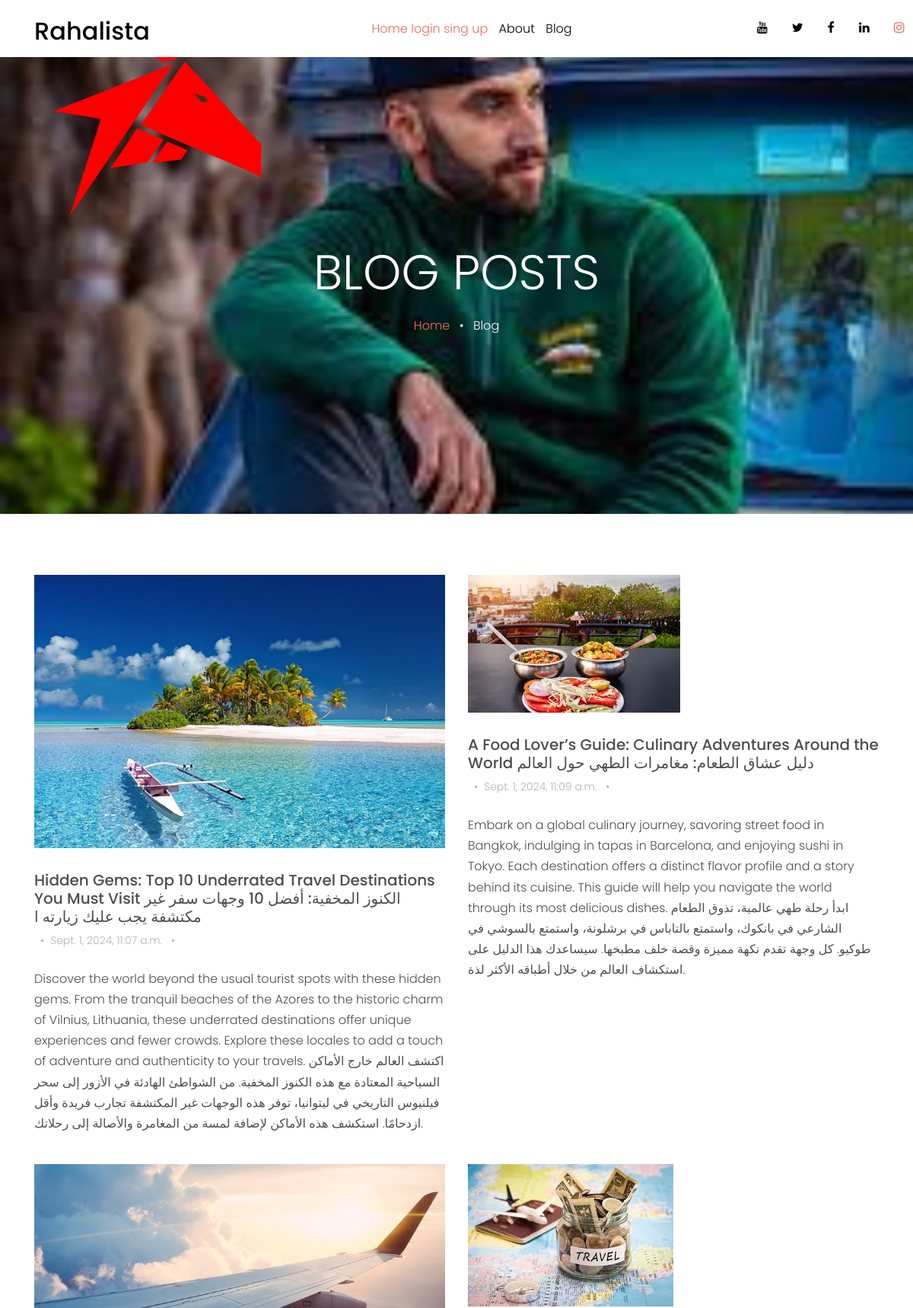
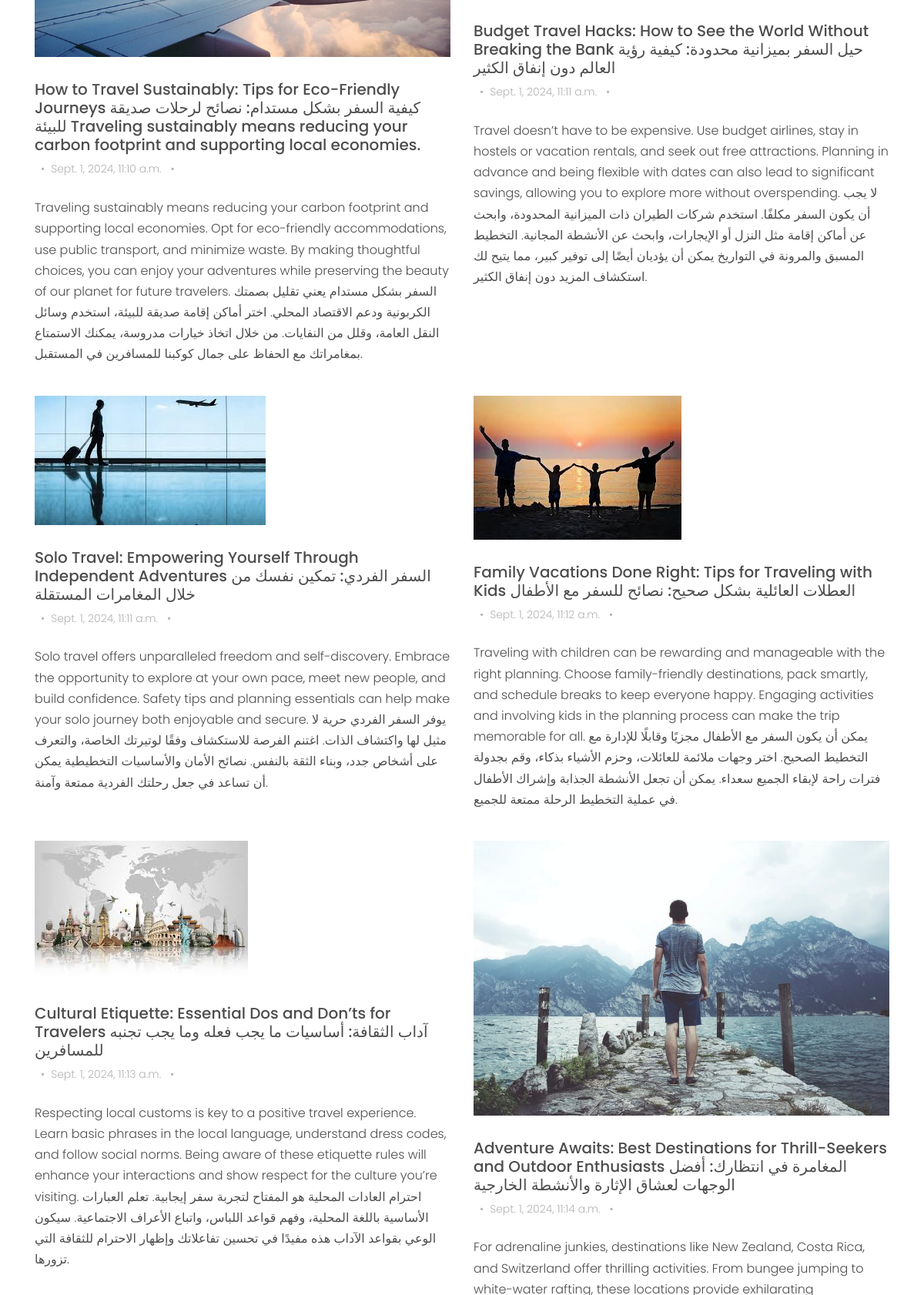
Screenshot of /blogs (upper part) with the database file from the repository (2 pictures, top to bottom).
### core/models.py (models this page shows, shortened)
class blog(models.Model):
    title = models.CharField(max_length=200)
    content = models.TextField()
    date_posted = models.DateTimeField(auto_now_add=True)
    image = models.ImageField(upload_to='blog_images/', blank=True, null=True)
    class Meta:
        get_latest_by = 'date_posted'

### core/views.py (the view)
# urls.py: path('blogs',all_blogs,name='all_blogs'),
def all_blogs(request):
    blogs=blog.objects.all()
    context={
       'blogs':blogs
    }
    return render(request,'home/blog.html',context)

### templates/home/blog.html
{% extends "base.html" %}
{% block content %}
    <div class="site-blocks-cover inner-page-cover" style="background-image: url(static/images/H2.png);" data-aos="fade" data-stellar-background-ratio="0.5">
        <div class="container">
          <div class="row align-items-center justify-content-center text-center">
            <div class="col-md-8" data-aos="fade-up" data-aos-delay="400">
              <h1 class="text-white font-weight-light">Blog Posts</h1>
              <div><a href="/">Home</a> <span class="mx-2 text-white">&bullet;</span> <span class="text-white">Blog</span></div>
            </div>
          </div>
        </div>
    </div>
    <div class="site-section">
      <div class="container">
        <div class="row mb-3 align-items-stretch">
          {% for b in blogs %}
          <div class="col-md-6 col-lg-6 mb-4 mb-lg-4">
            <div class="h-entry">
              <img src="{{b.image.url}}" alt="Image" class="img-fluid">
              <h2 class="font-size-regular">{{b.title}}</h2>
              <div class="meta mb-4"><span class="mx-2">&bullet;</span>{{b.date_posted}} <span class="mx-2">&bullet;</span></div>
              <p>{{b.content}}</p>
            </div>
          </div>
          {% endfor %}
        </div>
      </div>
    </div>
  {% endblock %}

### static/css/style.css (style rules this page uses)
body { line-height: 1.7; color: #4d4d4d; font-weight: 300; font-size: 1rem; }
a { -webkit-transition: .3s all ease; -o-transition: .3s all ease; transition: .3s all ease; }
h1, h2, h3, h4, h5, .h1, .h2, .h3, .h4, .h5 { font-family: "Poppins", -apple-system, BlinkMacSystemFont, "Segoe UI", Roboto, "Helvetica Neue", Arial, sans-serif, "Apple Color Emoji", "Segoe UI Emoji", "Segoe UI Symbol", "Noto Color Emoji"; }
.site-section { padding: 2.5em 0; }
@media (min-width: 768px) { .site-section { padding: 5em 0; } }
.site-blocks-cover { background-size: cover; background-repeat: no-repeat; background-position: top; background-position: center center; }
.site-blocks-cover, .site-blocks-cover .row { min-height: 600px; height: calc(100vh - 73px); }
.site-blocks-cover.inner-page-cover, .site-blocks-cover.inner-page-cover .row { min-height: 600px; height: calc(30vh); }
.site-blocks-cover h1 { text-transform: uppercase; font-size: 4rem; font-weight: 900; color: #fff; line-height: 1.5; }
.h-entry img { margin-bottom: 30px; }
.h-entry .meta { color: #b3b3b3; font-size: 14px; }
.h-entry h2 { font-size: 20px; }

### rows the page displays
blog: image (picture), title "Hidden Gems: Top 10 Underrated Travel Destinations You Must Visit الكنوز المخفية: أفضل 10 وجهات سفر غير مكتشفة يجب عليك زيارته ا", date_posted "Sept. 1, 2024, 11:07 a.m.", content "Discover the world beyond the usual tourist spots with these hidden gems. From the tranquil beaches of the Azores to the historic charm of Vilnius, Lithuania, these underrated destinations offer unique experiences and fewer crowds. Explore these locales to add a touch of adventure and authenticity to your travels. اكتشف العالم خارج الأماكن السياحية المعتادة مع هذه الكنوز المخفية. من الشواطئ الهادئة في الأزور إلى سحر فيلنيوس التاريخي في ليتوانيا، توفر هذه الوجهات غير المكتشفة تجارب فريدة وأقل ازدحامًا. استكشف هذه الأماكن لإضافة لمسة من المغامرة والأصالة إلى رحلاتك."
blog: image (picture), title "A Food Lover’s Guide: Culinary Adventures Around the World دليل عشاق الطعام: مغامرات الطهي حول العالم", date_posted "Sept. 1, 2024, 11:09 a.m.", content "Embark on a global culinary journey, savoring street food in Bangkok, indulging in tapas in Barcelona, and enjoying sushi in Tokyo. Each destination offers a distinct flavor profile and a story behind its cuisine. This guide will help you navigate the world through its most delicious dishes. ابدأ رحلة طهي عالمية، تذوق الطعام الشارعي في بانكوك، واستمتع بالتاباس في برشلونة، واستمتع بالسوشي في طوكيو. كل وجهة تقدم نكهة مميزة وقصة خلف مطبخها. سيساعدك هذا الدليل على استكشاف العالم من خلال أطباقه الأكثر لذة."
blog: image (picture), title "How to Travel Sustainably: Tips for Eco-Friendly Journeys كيفية السفر بشكل مستدام: نصائح لرحلات صديقة للبيئة Traveling sustainably means reducing your carbon footprint and supporting local economies.", date_posted "Sept. 1, 2024, 11:10 a.m.", content "Traveling sustainably means reducing your carbon footprint and supporting local economies. Opt for eco-friendly accommodations, use public transport, and minimize waste. By making thoughtful choices, you can enjoy your adventures while preserving the beauty of our planet for future travelers. السفر بشكل مستدام يعني تقليل بصمتك الكربونية ودعم الاقتصاد المحلي. اختر أماكن إقامة صديقة للبيئة، استخدم وسائل النقل العامة، وقلل من النفايات. من خلال اتخاذ خيارات مدروسة، يمكنك الاستمتاع بمغامراتك مع الحفاظ على جمال كوكبنا للمسافرين في المستقبل."
blog: image (picture), title "Budget Travel Hacks: How to See the World Without Breaking the Bank حيل السفر بميزانية محدودة: كيفية رؤية العالم دون إنفاق الكثير", date_posted "Sept. 1, 2024, 11:11 a.m.", content "Travel doesn’t have to be expensive. Use budget airlines, stay in hostels or vacation rentals, and seek out free attractions. Planning in advance and being flexible with dates can also lead to significant savings, allowing you to explore more without overspending. لا يجب أن يكون السفر مكلفًا. استخدم شركات الطيران ذات الميزانية المحدودة، وابحث عن أماكن إقامة مثل النزل أو الإيجارات، وابحث عن الأنشطة المجانية. التخطيط المسبق والمرونة في التواريخ يمكن أن يؤديان أيضًا إلى توفير كبير، مما يتيح لك استكشاف المزيد دون إنفاق الكثير."
blog: image (picture), title "Solo Travel: Empowering Yourself Through Independent Adventures السفر الفردي: تمكين نفسك من خلال المغامرات المستقلة", date_posted "Sept. 1, 2024, 11:11 a.m.", content "Solo travel offers unparalleled freedom and self-discovery. Embrace the opportunity to explore at your own pace, meet new people, and build confidence. Safety tips and planning essentials can help make your solo journey both enjoyable and secure. يوفر السفر الفردي حرية لا مثيل لها واكتشاف الذات. اغتنم الفرصة للاستكشاف وفقًا لوتيرتك الخاصة، والتعرف على أشخاص جدد، وبناء الثقة بالنفس. نصائح الأمان والأساسيات التخطيطية يمكن أن تساعد في جعل رحلتك الفردية ممتعة وآمنة."
blog: image (picture), title "Family Vacations Done Right: Tips for Traveling with Kids العطلات العائلية بشكل صحيح: نصائح للسفر مع الأطفال", date_posted "Sept. 1, 2024, 11:12 a.m.", content "Traveling with children can be rewarding and manageable with the right planning. Choose family-friendly destinations, pack smartly, and schedule breaks to keep everyone happy. Engaging activities and involving kids in the planning process can make the trip memorable for all. يمكن أن يكون السفر مع الأطفال مجزيًا وقابلًا للإدارة مع التخطيط الصحيح. اختر وجهات ملائمة للعائلات، وحزم الأشياء بذكاء، وقم بجدولة فترات راحة لإبقاء الجميع سعداء. يمكن أن تجعل الأنشطة الجذابة وإشراك الأطفال في عملية التخطيط الرحلة ممتعة للجميع."
blog: image (picture), title "Cultural Etiquette: Essential Dos and Don’ts for Travelers آداب الثقافة: أساسيات ما يجب فعله وما يجب تجنبه للمسافرين", date_posted "Sept. 1, 2024, 11:13 a.m.", content "Respecting local customs is key to a positive travel experience. Learn basic phrases in the local language, understand dress codes, and follow social norms. Being aware of these etiquette rules will enhance your interactions and show respect for the culture you’re visiting. احترام العادات المحلية هو المفتاح لتجربة سفر إيجابية. تعلم العبارات الأساسية باللغة المحلية، وفهم قواعد اللباس، واتباع الأعراف الاجتماعية. سيكون الوعي بقواعد الآداب هذه مفيدًا في تحسين تفاعلاتك وإظهار الاحترام للثقافة التي تزورها."
blog: image (picture), title "Adventure Awaits: Best Destinations for Thrill-Seekers and Outdoor Enthusiasts المغامرة في انتظارك: أفضل الوجهات لعشاق الإثارة والأنشطة الخارجية", date_posted "Sept. 1, 2024, 11:14 a.m."
